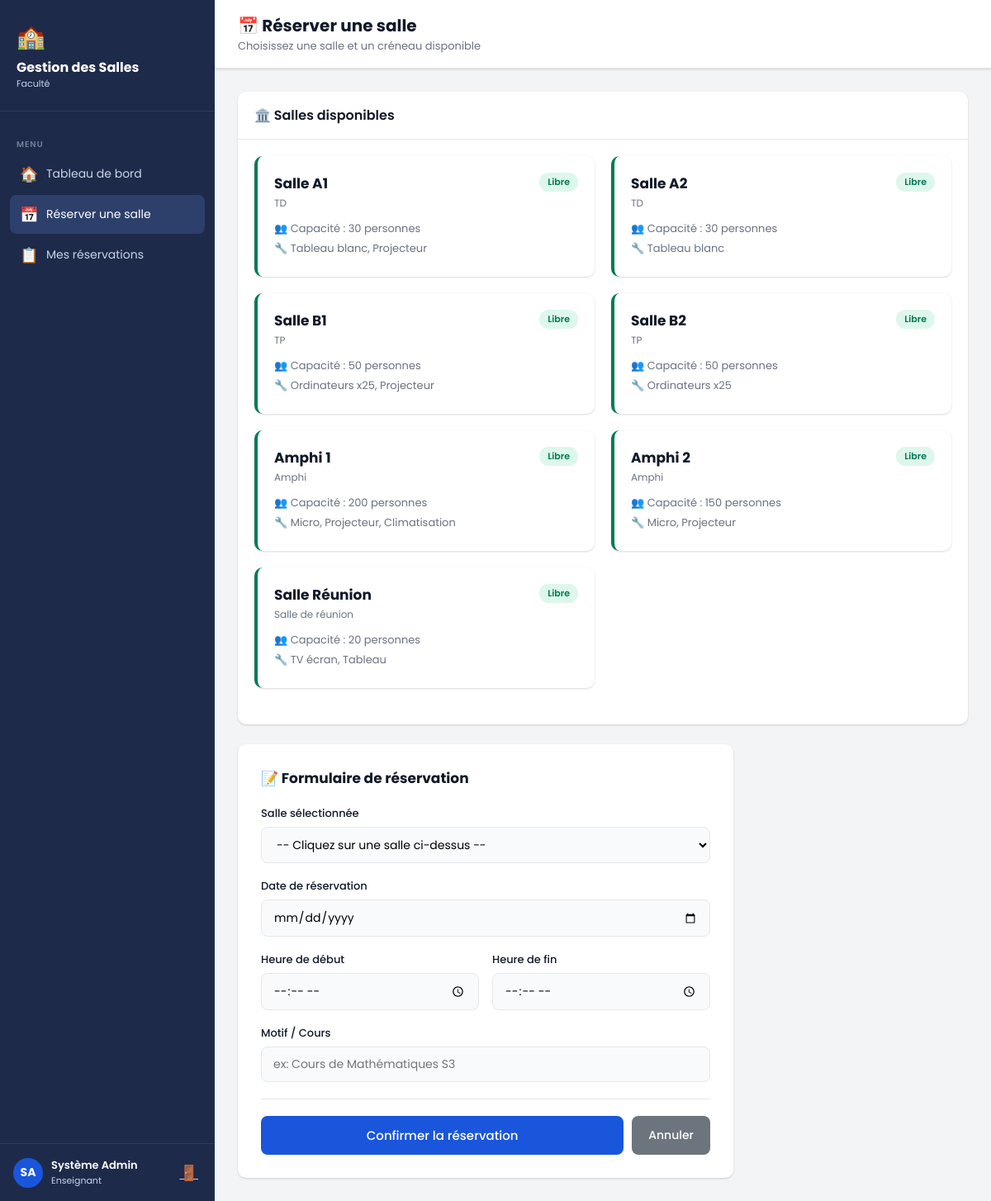
The page /enseignant/reserver.php (signed in) on the database its author committed.
### tables this page shows
CREATE TABLE salles (
    id INT AUTO_INCREMENT PRIMARY KEY,
    nom VARCHAR(100) NOT NULL,
    capacite INT NOT NULL,
    type ENUM('TD', 'TP', 'Amphi', 'Salle de réunion') NOT NULL,
    equipements TEXT,
    disponible TINYINT(1) DEFAULT 1,
    created_at TIMESTAMP DEFAULT CURRENT_TIMESTAMP
);

### enseignant/reserver.php (the view, shortened to what this page needs)
<?php
require_once '../includes/db.php';
?>
<!DOCTYPE html>
<html lang="fr">
<head>
    <link rel="stylesheet" href="../css/style.css">
</head>
<body>
<div class="layout">
    <?php include '../includes/sidebar_ens.php'; ?>
    <div class="main-content">
        <div class="topbar">
            <div>
                <h1>📅 Réserver une salle</h1>
                <p>Choisissez une salle et un créneau disponible</p>
            </div>
        </div>
        <div class="page-content">
            <div class="card" style="margin-bottom:24px;">
                <div class="card-header"><h3>🏛️ Salles disponibles</h3></div>
                <div class="card-body">
                    <div class="salles-grid">
                    <?php
                    $salles_all = $conn->query("SELECT * FROM salles WHERE disponible=1 ORDER BY type, nom");
                    while ($s = $salles_all->fetch_assoc()):
                    ?>
                        <div class="salle-card free" onclick="selectSalle(<?= $s['id'] ?>, '<?= htmlspecialchars($s['nom']) ?>', this)">
                            <div class="salle-card-header">
                                <div>
                                    <div class="salle-name"><?= htmlspecialchars($s['nom']) ?></div>
                                    <div class="salle-type"><?= htmlspecialchars($s['type']) ?></div>
                                </div>
                                <span class="badge badge-success">Libre</span>
                            </div>
                            <div class="salle-info">
                                <span>👥 Capacité : <?= (int)$s['capacite'] ?> personnes</span>
                                <span>🔧 <?= htmlspecialchars($s['equipements']) ?></span>
                            </div>
                        </div>
                    <?php endwhile; ?>
                    </div>
                </div>
            </div>
            <div class="form-card">
                <h3 style="margin-bottom:20px;font-size:17px;">📝 Formulaire de réservation</h3>
                <form method="POST">
                    <div class="form-group">
                        <label>Salle sélectionnée</label>
                        <select name="salle_id" id="salle_select" required>
                            <option value="">-- Cliquez sur une salle ci-dessus --</option>
                        </select>
                    </div>
                    <div class="form-group">
                        <label>Date de réservation</label>
                        <input type="date" name="date_reservation" min="<?= date('Y-m-d') ?>" required>
                    </div>
                    <div class="form-row">
                        <div class="form-group">
                            <label>Heure de début</label>
                            <input type="time" name="heure_debut" required>
                        </div>
                        <div class="form-group">
                            <label>Heure de fin</label>
                            <input type="time" name="heure_fin" required>
                        </div>
                    </div>
                    <div class="form-group">
                        <label>Motif / Cours</label>
                        <input type="text" name="motif" placeholder="ex: Cours de Mathématiques S3" maxlength="255">
                    </div>
                    <div class="form-actions">
                        <button type="submit" class="btn btn-primary">Confirmer la réservation</button>
                        <a href="../enseignant/index.php" class="btn btn-secondary">Annuler</a>
                    </div>
                </form>
            </div>
        </div>
    </div>
</div>
</body>
</html>

### css/style.css (style rules this page uses)
:root { --primary: #1a56db; --primary-dark: #1e429f; --secondary: #6c757d; --success: #057a55; --danger: #e02424; --warning: #c27803; --bg: #f3f4f6; --white: #ffffff; --text: #111928; --text-light: #6b7280; --border: #e5e7eb; --sidebar-bg: #1e2a4a; --sidebar-text: #c9d4e8; --sidebar-hover: #2d3f6b; --shadow: 0 1px 3px rgba(0,0,0,0.1), 0 1px 2px rgba(0,0,0,0.06); --shadow-md: 0 4px 6px rgba(0,0,0,0.07), 0 2px 4px rgba(0,0,0,0.06); --radius: 10px; }
* { box-sizing: border-box; margin: 0; padding: 0; }
body { font-family: 'Poppins', sans-serif; background: var(--bg); color: var(--text); min-height: 100vh; }
.form-group { margin-bottom: 18px; }
.form-group label { display: block; font-size: 13px; font-weight: 500; margin-bottom: 6px; color: var(--text); }
.form-group input, .form-group select, .form-group textarea { width: 100%; padding: 10px 14px; border: 1.5px solid var(--border); border-radius: 8px; font-size: 14px; font-family: inherit; transition: border-color 0.2s; outline: none; background: #f9fafb; }
.btn { display: inline-flex; align-items: center; gap: 6px; padding: 10px 20px; border: none; border-radius: 8px; font-size: 14px; font-family: inherit; font-weight: 500; cursor: pointer; text-decoration: none; transition: all 0.2s; }
.btn-primary { background: var(--primary); color: white; width: 100%; justify-content: center; padding: 12px; font-size: 15px; }
.btn-secondary { background: var(--secondary); color: white; }
.layout { display: flex; min-height: 100vh; }
.main-content { margin-left: 260px; flex: 1; padding: 0; }
.topbar { background: white; padding: 16px 28px; border-bottom: 1px solid var(--border); display: flex; align-items: center; justify-content: space-between; box-shadow: var(--shadow); }
.topbar h1 { font-size: 20px; font-weight: 700; }
.topbar p { font-size: 13px; color: var(--text-light); }
.page-content { padding: 28px; }
.card { background: white; border-radius: var(--radius); box-shadow: var(--shadow); overflow: hidden; margin-bottom: 24px; }
.card-header { padding: 16px 20px; border-bottom: 1px solid var(--border); display: flex; align-items: center; justify-content: space-between; }
.card-header h3 { font-size: 16px; font-weight: 600; }
.card-body { padding: 20px; }
.badge { display: inline-block; padding: 3px 10px; border-radius: 20px; font-size: 11px; font-weight: 600; }
.badge-success { background: #def7ec; color: var(--success); }
.form-card { background: white; border-radius: var(--radius); box-shadow: var(--shadow); padding: 28px; max-width: 600px; }
.form-row { display: grid; grid-template-columns: 1fr 1fr; gap: 16px; }
.form-actions { display: flex; gap: 10px; margin-top: 20px; padding-top: 20px; border-top: 1px solid var(--border); }
.salles-grid { display: grid; grid-template-columns: repeat(auto-fill, minmax(280px, 1fr)); gap: 20px; margin-bottom: 24px; }
.salle-card { background: white; border-radius: var(--radius); box-shadow: var(--shadow); padding: 20px; border-left: 4px solid var(--primary); transition: transform 0.2s, box-shadow 0.2s; cursor: pointer; }
.salle-card.free { border-left-color: var(--success); }
.salle-card-header { display: flex; justify-content: space-between; align-items: flex-start; margin-bottom: 12px; }
.salle-name { font-size: 17px; font-weight: 700; }
.salle-type { font-size: 12px; color: var(--text-light); margin-top: 2px; }
.salle-info { font-size: 13px; color: var(--text-light); }
.salle-info span { display: block; margin-bottom: 4px; }

### rows shown on the page
salles: nom "Salle A1", type "TD", capacite "30", equipements "Tableau blanc, Projecteur"
salles: nom "Salle A2", type "TD", capacite "30", equipements "Tableau blanc"
salles: nom "Salle B1", type "TP", capacite "50", equipements "Ordinateurs x25, Projecteur"
salles: nom "Salle B2", type "TP", capacite "50", equipements "Ordinateurs x25"
salles: nom "Amphi 1", type "Amphi", capacite "200", equipements "Micro, Projecteur, Climatisation"
salles: nom "Amphi 2", type "Amphi", capacite "150", equipements "Micro, Projecteur"
salles: nom "Salle Réunion", type "Salle de réunion", capacite "20", equipements "TV écran, Tableau"

### other values the page prints
substr($_SESSION['prenom'], 0, 1) . substr($_SESSION['nom'], 0, 1) "SA"
$_SESSION['prenom'] . ' ' . $_SESSION['nom'] "Système Admin"
